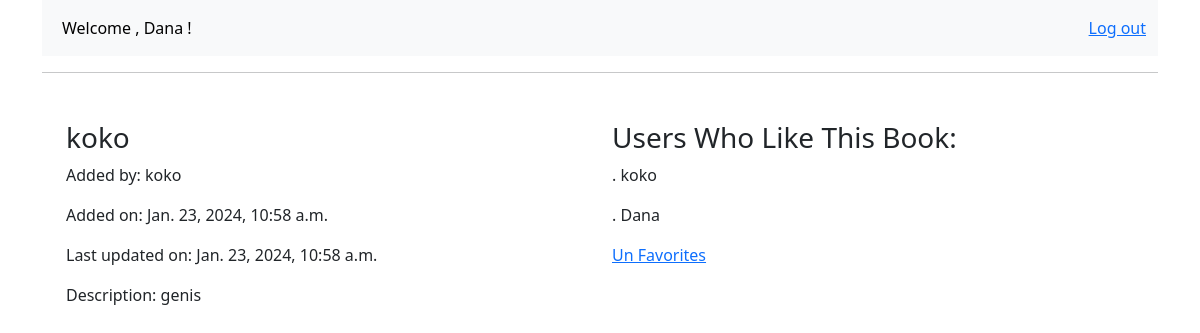
The page /book/10 (signed in) on the database its author committed.
### app1/models.py (models this page shows, shortened)
class Users(models.Model):
    first_name = models.CharField(max_length=255)
    last_name = models.CharField(max_length=255)
    email= models.EmailField(unique=True)
    password = models.CharField(max_length=128)
    created_at = models.DateTimeField(auto_now=True)
    updated_at = models.DateTimeField(auto_now_add=True)
    favorite_books = models.ManyToManyField(Books)
    objects = UsersManger()

class Books(models.Model):
    uploaded_by = models.ForeignKey('Users', on_delete=models.CASCADE)
    title= models.CharField(max_length=255)
    description=models.TextField()
    created_at = models.DateTimeField(auto_now=True)
    updated_at = models.DateTimeField(auto_now_add=True)
    objects = BooksManger()

### app1/views.py (the view)
# urls.py: path('book/<int:pk>', views.book, name='book'),
def book(request, pk):
    book_to_view = Books.objects.get(id=pk)
    current_user = Users.objects.get(id=request.session['user_id'])
    context = {
        'book': book_to_view,
        'user': current_user
    }
    if book_to_view.uploaded_by == current_user:
        return render(request, 'if_uploaded_by.html', context)
    return render(request, "if_not_uploaded_by.html", context)

### app1/templates/if_not_uploaded_by.html
{% extends './base.html' %}
{% block content %}
<div class="container text-left mt-6">
        <div class="row mt-5">
            <div class=" col-lg-6">
                <h1 class="book_title  h3 w-75 border-0 ">{{ book.title}} </h1>
                <div>
                    <p>Added by: {{book.uploaded_by.first_name}}</p>
                    <p>Added on: {{book.created_at}}</p>
                    <p>Last updated on: {{book.updated_at}}</p>
                    <p>Description: {{book.description}} </p>
                </div>
            </div>
            <div class=" col-lg-6">
<div class= "pairent">
    <h1 class="h3">Users Who Like This Book:</h1>
    {% for user in book.users_set.all %}
    <p> . {{user.first_name}}
    </p>
    {% endfor %}
    {% if book in user.favorite_books.all %}
        <a  class="un_favorite" style="text-decoration: underline;" href="{% url 'app1:remove_from_favorite' pk=book.pk %}">Un Favorites</a>
    {% else %}
        <a style="text-decoration: underline;" href="{% url 'app1:add_to_favorite' pk=book.pk %}">Add to Favorites</a>
    {% endif %}
</div>
            </div>
        </div>
</div>
{% endblock content %}

### app1/templates/base.html (shortened to what this page needs)
{% load static %}
<!DOCTYPE html>
<html lang="en">
  <head>
    <link rel="stylesheet" href="{% static 'bootstrap.min.css' %}" />
    <link rel="stylesheet" href="../static/btnstyle.css">
  </head>
   <body>
  <div class="container text-left mt-6">
    <nav class="navbar navbar-expand-lg bg-body-tertiary">
        <div class="container-fluid">
            <div class="collapse navbar-collapse" id="navbarSupportedContent">
              <ul class="navbar-nav me-auto mb-2 mb-lg-0">
                <li class="nav-item">
                  <a class="nav-link active" aria-current="page"href="{% url 'app1:home'%}">Welcome , {{request.session.first_name}} !</a>
                </li>
              </ul>
                              <ul style="list-style: none;" class="ms-auto d-flex gap-3 m-0">
                                        <li class="nav-item ">
                                            <a style="text-decoration: underline;" class=" nav-link active text-primary" aria-current="page"  href="{% url 'app1:logout' %}">Log out</a>
                                        </li>
                              </ul>
          </div>
        </div>
      </nav>
      <hr>
    <div class="container">
        {% block content %}
        {% endblock content %}
    </div>
</div>
</body>
</html>

### app1/static/btnstyle.css (style rules this page uses)
.book_title { border: 3px solid black; }

### rows shown on the page
Users: session.first_name "Dana", first_name "Dana"
Books: title "koko", uploaded_by.first_name "koko", created_at "Jan. 23, 2024, 10:58 a.m.", updated_at "Jan. 23, 2024, 10:58 a.m.", description "genis"
Users: first_name "koko"
